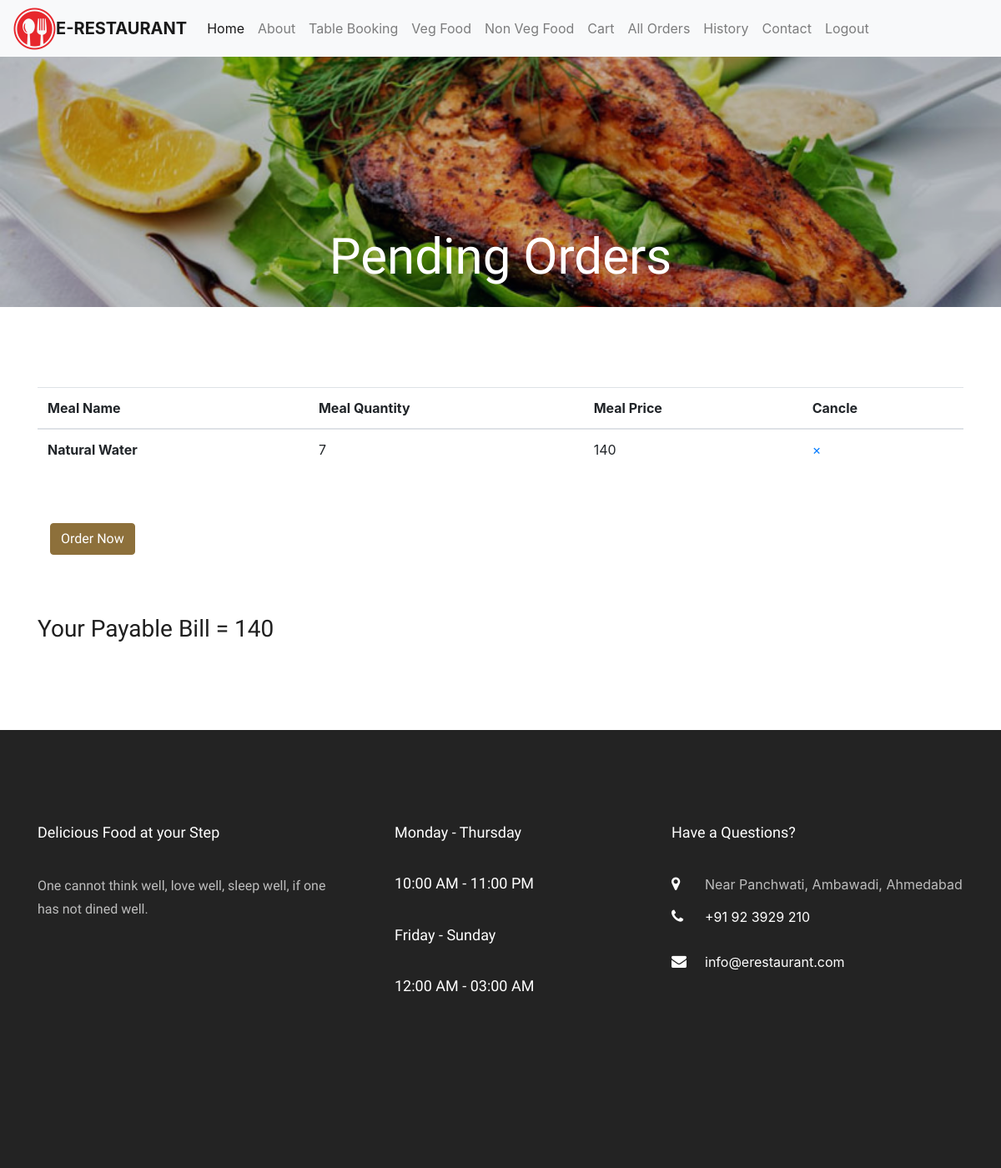
/Orders/ (signed in), run on an earlier commit of the app's database.
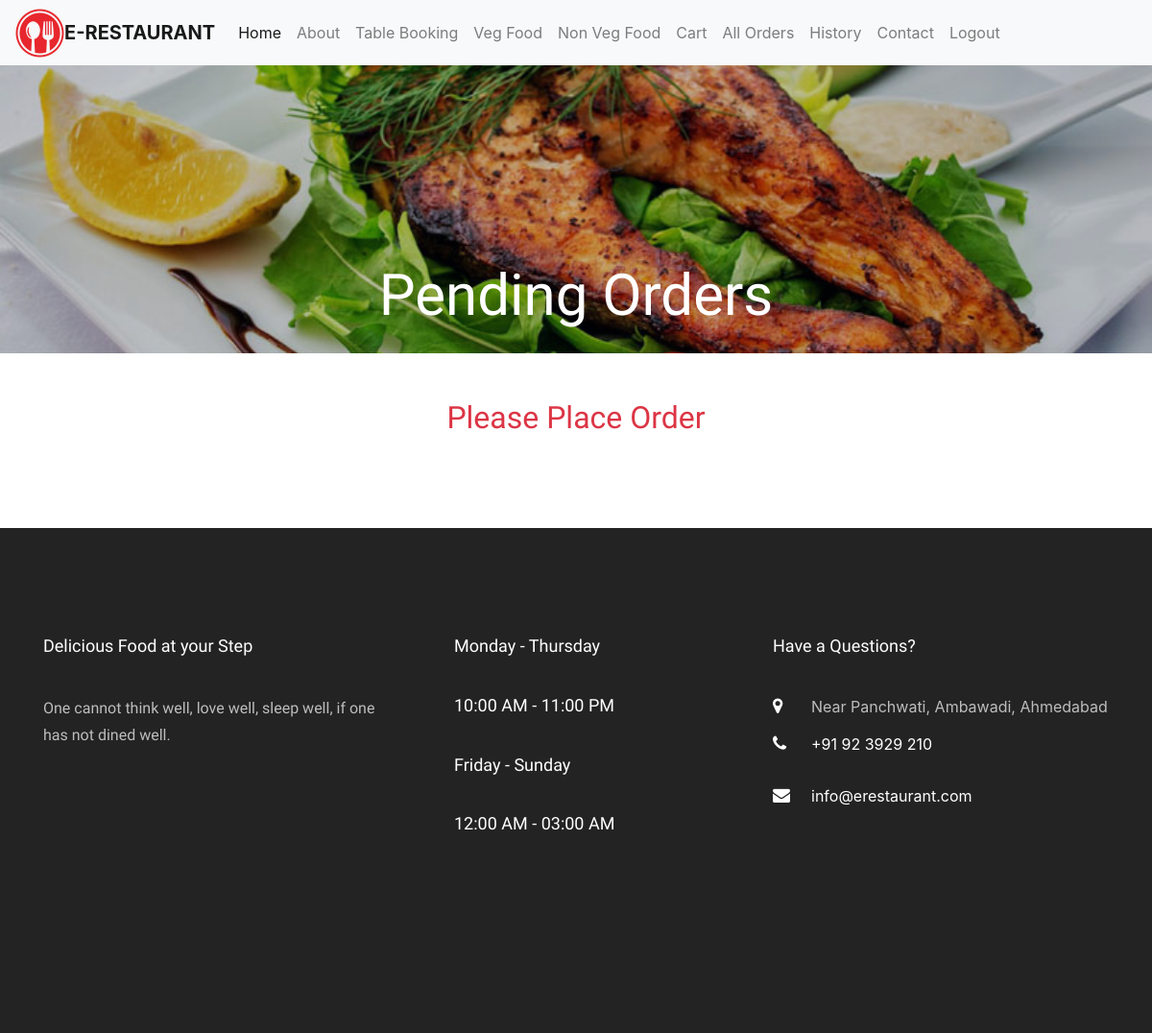
And on a later commit of the database.
### app1/models.py (models this page shows, shortened)
class Orders(models.Model):
    user_name = models.ForeignKey(Site_User, on_delete=models.CASCADE)
    meal_name = models.CharField(max_length=100,default="")
    meal_qty = models.PositiveIntegerField(default=1)
    meal_price = models.PositiveIntegerField(default=0)
    qrimage = models.ImageField(upload_to='qrimage',blank=True,null=True)

### app1/views.py (the view)
# urls.py: path('Orders/',views.orders,name='order'),
def orders(request):
    if 'user' in request.session:
        tot = 0
        user = Site_User.objects.get(email=request.session['user'])
        show_data = Orders.objects.all().filter(user_name=user)
        for i in show_data:
            tot += i.meal_price
        request.session['Order_total']=tot
        return render(request,'orders.html',{'data':show_data,'total':tot,'User':user.name})
    else:
        return redirect('login')

### app1/templates/orders.html (shortened to what this page needs)
{% extends 'base.html' %}
{% load static %}
{% block content %}
<div class="hero-wrap" style="background-image: url({% static 'images/menu-5.jpg' %});">
  <div class="overlay"></div>
  <div class="container">
    <div class="row no-gutters slider-text d-flex align-itemd-end justify-content-center">
      <div class="col-md-9 ftco-animate text-center d-flex align-items-end justify-content-center">
        <div class="text">
          <h1 class="mb-4 bread">Pending Orders</h1>
        </div>
      </div>
    </div>
  </div>
</div>
{% if data %}
<section class="ftco-section">
  <div class="container">
    <div class="row d-flex">
      <div class="col-md-12 d-flex align-self-stretch ftco-animate">
        <table class="table table-hover">
          <thead>
            <tr>
              <th scope="col">Meal Name</th>
              <th scope="col">Meal Quantity</th>
              <th scope="col">Meal Price</th>
              <th scope="col">Cancle</th>
            </tr>
          </thead>
          <tbody>
            {% for d in data %}
            <tr>
              <th scope="row">{{d.meal_name}}</th>
              <td>{{d.meal_qty}}</td>
              <td>{{d.meal_price}}</td>
              <td> <span onclick="this.parentElement.style.display='none'"
                  class="w3-bar-item w3-button w3-white w3-xlarge w3-right"><a
                    href="{% url 'cart_remove' d.id %}">×</a></span>
              </td>
            </tr>
            {%endfor%}
          </tbody>
        </table>
      </div>
      <div class="col-md-12 d-flex align-self-stretch ftco-animate">
        <div class="col-md-12 room-single ftco-animate mb-5 mt-5">
          <h4 class="mb-4">
            <a href="{% url 'emailcall' %}" class="btn btn-primary">Order Now</a>
        </div>
      </div>
      <div class="col-md-12 d-flex align-self-stretch ftco-animate">
        <h3> Your Payable Bill = {{ total }}</h3>
      </div>
    </div>
  </div>
</section>
<div class="text-center m-5">
  <h2 class="text-danger"> Please Place Order </h2>
</div>
{% endblock %}

What changed in the data, as far as the page shows it:
removed Orders: meal_name "Natural Water", meal_qty "7", meal_price "140"
Also different on the page:
{{ total }}: "140" → (not shown)
text no longer shown: "Meal Name Meal Quantity Meal Price Cancle Order Now Your Payable Bill ="
text now shown: "Please Place Order"
